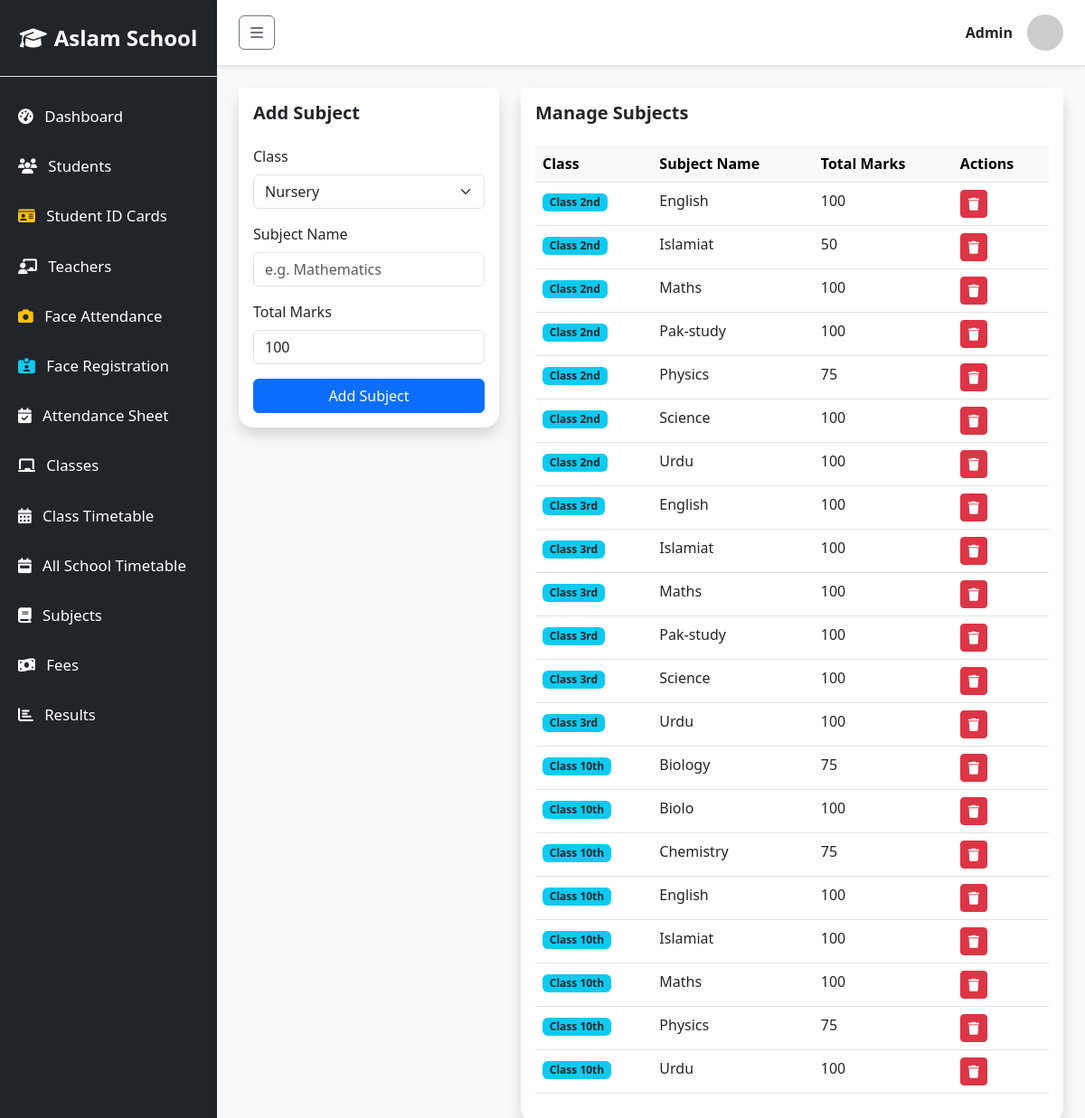
The app's page /school/subjects/manage.php with its own data.
### tables this page shows
CREATE TABLE `subjects` (
  `id` int(11) NOT NULL,
  `class_id` int(11) NOT NULL,
  `name` varchar(100) NOT NULL,
  `total_marks` int(11) NOT NULL DEFAULT 100
);

CREATE TABLE `classes` (
  `id` int(11) NOT NULL,
  `name` varchar(50) NOT NULL
);

### school/subjects/manage.php (the view, shortened to what this page needs)
<?php
require_once '../includes/db.php';
require_once '../includes/header.php';
?>
<div class="row">
    <div class="col-md-4">
        <div class="card shadow border-0 rounded-4 mb-4">
            <div class="card-header bg-white pt-3 pb-0 border-0">
                <h5 class="fw-bold">Add Subject</h5>
            </div>
            <div class="card-body">
                <form method="POST">
                    <div class="mb-3">
                        <label class="form-label">Class</label>
                        <select name="class_id" class="form-select" required>
                            <?php
                            $classes = $conn->query("SELECT * FROM classes");
                            while($c = $classes->fetch_assoc()) {
                                echo "<option value='{$c['id']}'>{$c['name']}</option>";
                            }
                            ?>
                        </select>
                    </div>
                    <div class="mb-3">
                        <label class="form-label">Subject Name</label>
                        <input type="text" name="name" class="form-control" required placeholder="e.g. Mathematics">
                    </div>
                    <div class="mb-3">
                        <label class="form-label">Total Marks</label>
                        <input type="number" name="total_marks" class="form-control" value="100" required min="1">
                    </div>
                    <button type="submit" name="add_subject" class="btn btn-primary w-100">Add Subject</button>
                </form>
            </div>
        </div>
    </div>
    <div class="col-md-8">
        <div class="card shadow border-0 rounded-4">
            <div class="card-header bg-white pt-3 pb-0 border-0">
                <h5 class="fw-bold">Manage Subjects</h5>
            </div>
            <div class="card-body">
                <table class="table table-hover">
                    <thead class="table-light">
                        <tr>
                            <th>Class</th>
                            <th>Subject Name</th>
                            <th>Total Marks</th>
                            <th>Actions</th>
                        </tr>
                    </thead>
                    <tbody>
                        <?php
                        $subjects = $conn->query("SELECT s.*, c.name as class_name FROM subjects s JOIN classes c ON s.class_id = c.id ORDER BY c.id, s.name");
                        while($row = $subjects->fetch_assoc()):
                        ?>
                        <tr>
                            <td><span class="badge bg-info text-dark"><?= $row['class_name'] ?></span></td>
                            <td><?= $row['name'] ?></td>
                            <td><?= $row['total_marks'] ?></td>
                            <td>
                                <a href="manage.php?delete=<?= $row['id'] ?>" class="btn btn-sm btn-danger" onclick="return confirm('Delete this subject?')"><i class="fa-solid fa-trash"></i></a>
                            </td>
                        </tr>
                        <?php endwhile; ?>
                    </tbody>
                </table>
            </div>
        </div>
    </div>
</div>
<?php require_once '../includes/footer.php'; ?>

### records on screen
subjects: class.name "Class 2nd", name "English", total_marks "100"
subjects: class.name "Class 2nd", name "Islamiat", total_marks "50"
subjects: class.name "Class 2nd", name "Maths", total_marks "100"
subjects: class.name "Class 2nd", name "Pak-study", total_marks "100"
subjects: class.name "Class 2nd", name "Physics", total_marks "75"
subjects: class.name "Class 2nd", name "Science", total_marks "100"
subjects: class.name "Class 2nd", name "Urdu", total_marks "100"
subjects: class.name "Class 3rd", name "English", total_marks "100"
subjects: class.name "Class 3rd", name "Islamiat", total_marks "100"
subjects: class.name "Class 3rd", name "Maths", total_marks "100"
subjects: class.name "Class 3rd", name "Pak-study", total_marks "100"
subjects: class.name "Class 3rd", name "Science", total_marks "100"
subjects: class.name "Class 3rd", name "Urdu", total_marks "100"
subjects: class.name "Class 10th", name "Biology", total_marks "75"
subjects: class.name "Class 10th", name "Biolo", total_marks "100"
subjects: class.name "Class 10th", name "Chemistry", total_marks "75"
subjects: class.name "Class 10th", name "English", total_marks "100"
subjects: class.name "Class 10th", name "Islamiat", total_marks "100"
subjects: class.name "Class 10th", name "Maths", total_marks "100"
subjects: class.name "Class 10th", name "Physics", total_marks "75"
subjects: class.name "Class 10th", name "Urdu", total_marks "100"

### other values on screen
$_SESSION['user_name'] "Admin"
form field class_id "Nursery"
